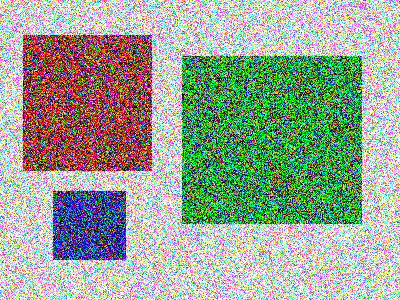
//> input picture sharpening/pic2.png, 400 x 300 px
$ ./sharpening pic2.png   (built with g++ and OpenCV 4)
//> lines starting //> are read from the running program, lines starting //| are printed output that depends on the picture
#include <opencv2/opencv.hpp>
#include <cstdlib>
#include <iostream>

using namespace std;
using namespace cv;

int main( int argc, char** argv ){

    if( argc < 2){
        cout<<"usage: "<<argv[0]<<" image_name"<<endl;
        exit(0);
    }
    String imageName = argv[1];

	//Lettura immagine
    Mat image;
    image = imread( samples::findFile( imageName ), IMREAD_GRAYSCALE );
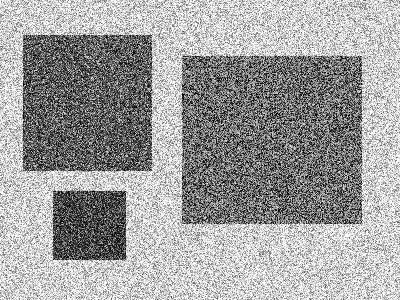
//> image: 300 rows x 400 cols, CV_8UC1; min 0, max 255, mean 159.1
    if( image.empty() ){
        cout <<  "Could not open or find the image" << std::endl ;
        return -1;
    }

    Mat output1;
    Laplacian(image,output1,image.type());
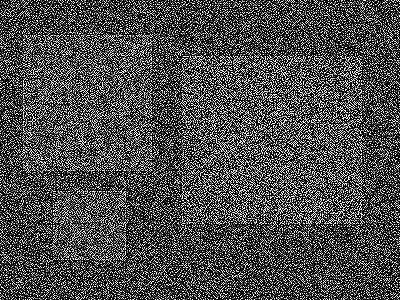
//> output1: 300 rows x 400 cols, CV_8UC1; min 0, max 255, mean 74.8

    Mat output12;
    normalize(output1, output12, 0, 255, NORM_MINMAX, image.type());

    Mat output2;
    Sobel(image,output2,image.type(),1,1);
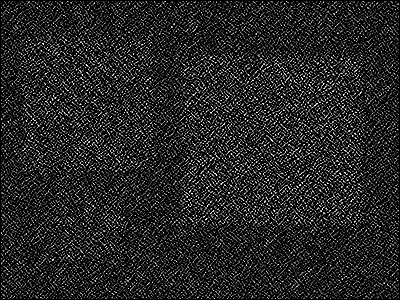
//> output2: 300 rows x 400 cols, CV_8UC1; min 0, max 255, mean 37.9

	Mat output3;
    Sobel(image,output3,image.type(),0,1);
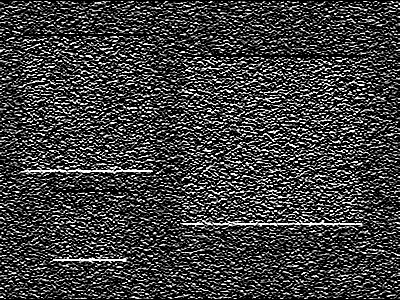
//> output3: 300 rows x 400 cols, CV_8UC1; min 0, max 255, mean 62.5

    Mat output4;
    Sobel(image,output4,image.type(),1,0);
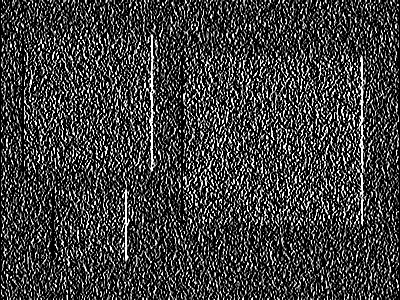
//> output4: 300 rows x 400 cols, CV_8UC1; min 0, max 255, mean 62.3

    imshow("Original image",image);
    imshow("Laplacian image",output1);
    imshow("LaplacianN image",output12);
    imshow("Sobel image",output2);
    imshow("SobelX image",output3);
    imshow("SobelY image",output4);
    waitKey(0);
}
